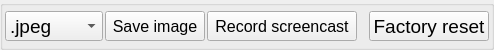
        <widget class="QGroupBox" name="groupBox_17">
         <property name="minimumSize">
          <size>
           <width>0</width>
           <height>32</height>
          </size>
         </property>
         <property name="maximumSize">
          <size>
           <width>16777215</width>
           <height>50</height>
          </size>
         </property>
         <layout class="QHBoxLayout" name="horizontalLayout_21">
          <property name="spacing">
           <number>2</number>
          </property>
          <property name="leftMargin">
           <number>2</number>
          </property>
          <property name="topMargin">
           <number>2</number>
          </property>
          <property name="rightMargin">
           <number>2</number>
          </property>
          <property name="bottomMargin">
           <number>2</number>
          </property>
          <item>
           <widget class="QComboBox" name="ImageFileType_comboBox">
            <property name="sizePolicy">
             <sizepolicy hsizetype="Maximum" vsizetype="Fixed">
              <horstretch>0</horstretch>
              <verstretch>0</verstretch>
             </sizepolicy>
            </property>
            <property name="minimumSize">
             <size>
              <width>98</width>
              <height>20</height>
             </size>
            </property>
            <property name="maximumSize">
             <size>
              <width>286</width>
              <height>30</height>
             </size>
            </property>
            <property name="font">
             <font>
              <pointsize>14</pointsize>
             </font>
            </property>
            <item>
             <property name="text">
              <string>.jpeg</string>
             </property>
            </item>
            <item>
             <property name="text">
              <string>.bmp</string>
             </property>
            </item>
           </widget>
          </item>
          <item>
           <widget class="QPushButton" name="SaveImage_pushButton">
            <property name="sizePolicy">
             <sizepolicy hsizetype="Maximum" vsizetype="Fixed">
              <horstretch>0</horstretch>
              <verstretch>0</verstretch>
             </sizepolicy>
            </property>
            <property name="minimumSize">
             <size>
              <width>100</width>
              <height>20</height>
             </size>
            </property>
            <property name="maximumSize">
             <size>
              <width>200</width>
              <height>30</height>
             </size>
            </property>
            <property name="font">
             <font>
              <pointsize>12</pointsize>
             </font>
            </property>
            <property name="text">
             <string>Save image</string>
            </property>
           </widget>
          </item>
          <item>
           <widget class="QPushButton" name="RecordScreencast_pushButton">
            <property name="sizePolicy">
             <sizepolicy hsizetype="Maximum" vsizetype="Fixed">
              <horstretch>0</horstretch>
              <verstretch>0</verstretch>
             </sizepolicy>
            </property>
            <property name="minimumSize">
             <size>
              <width>150</width>
              <height>20</height>
             </size>
            </property>
            <property name="maximumSize">
             <size>
              <width>200</width>
              <height>30</height>
             </size>
            </property>
            <property name="font">
             <font>
              <pointsize>12</pointsize>
             </font>
            </property>
            <property name="text">
             <string>Record screencast</string>
            </property>
           </widget>
          </item>
          <item>
           <spacer name="horizontalSpacer_4">
            <property name="orientation">
             <enum>Qt::Orientation::Horizontal</enum>
            </property>
            <property name="sizeHint" stdset="0">
             <size>
              <width>10</width>
              <height>20</height>
             </size>
            </property>
           </spacer>
          </item>
          <item>
           <widget class="QPushButton" name="FactoryReset_pushButton">
            <property name="sizePolicy">
             <sizepolicy hsizetype="Maximum" vsizetype="Fixed">
              <horstretch>0</horstretch>
              <verstretch>0</verstretch>
             </sizepolicy>
            </property>
            <property name="minimumSize">
             <size>
              <width>98</width>
              <height>20</height>
             </size>
            </property>
            <property name="maximumSize">
             <size>
              <width>150</width>
              <height>30</height>
             </size>
            </property>
            <property name="font">
             <font>
              <pointsize>14</pointsize>
             </font>
            </property>
            <property name="text">
             <string>Factory reset</string>
            </property>
           </widget>
          </item>
         </layout>
        </widget>
